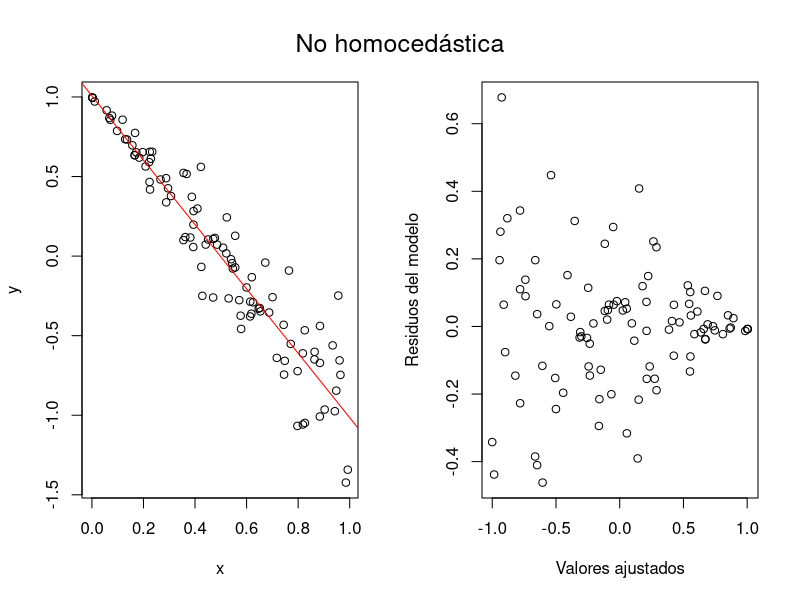
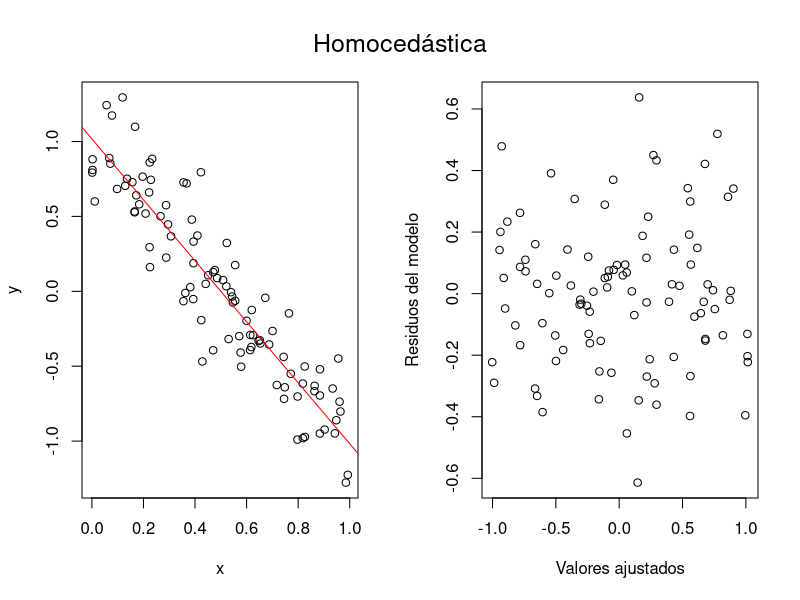
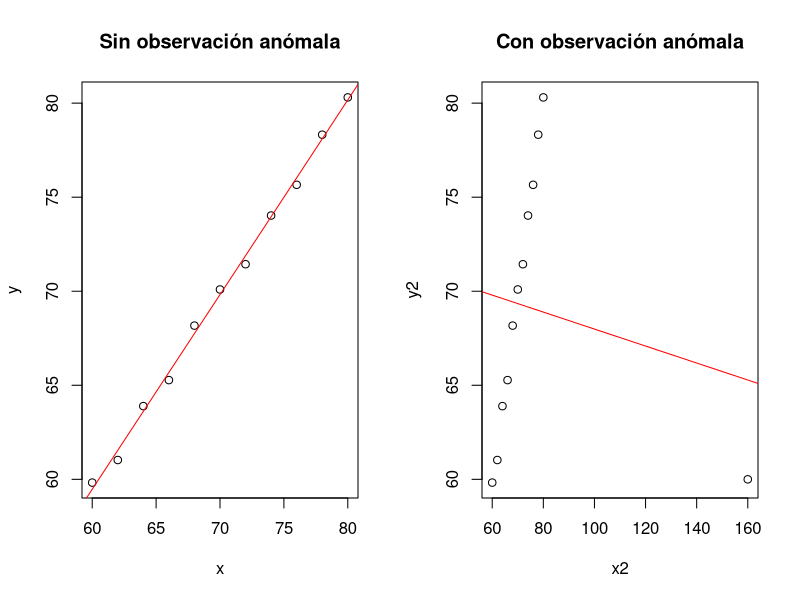
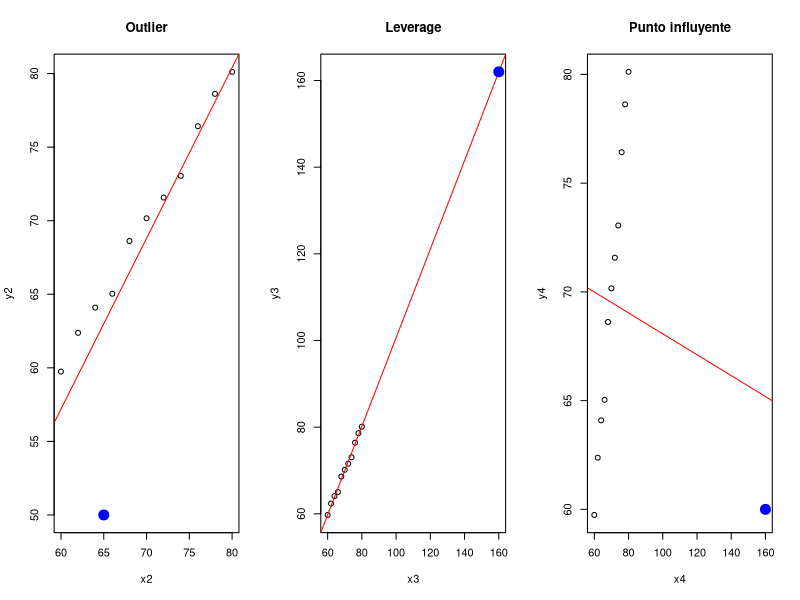

The R source for these figures, in order:
## ---- chunk 1
knitr::opts_chunk$set(echo = TRUE)
## ---- chunk 2
set.seed(2020)
x<-runif(100)
y=1-2*x+0.3*x*rnorm(100)
par(mfrow=c(1,2))
plot(x,y)
r=lm(y~x)
abline(r,col="red")
plot(r$res~r$fitted.values,xlab="Valores ajustados",ylab="Residuos del modelo")
mtext("No homocedástica",line=-2.8,outer=TRUE,cex=1.5)
## ---- chunk 3
set.seed(2020)
x<-runif(100)
y=1-2*x+0.2*rnorm(100)
par(mfrow=c(1,2))
plot(x,y)
r=lm(y~x)
abline(r,col="red")
plot(r$res~r$fitted.values,xlab="Valores ajustados",ylab="Residuos del modelo")
mtext("Homocedástica",line=-2.8,outer=TRUE,cex=1.5)
## ---- chunk 4
x=seq(from=60,to=80,by=2)
y=x+rnorm(length(x))*0.5
x2=c(x,160)
y2=c(y,60)
par(mfrow=c(1,2))
plot(x,y,main="Sin observación anómala")
abline(lm(y~x),col="red")
plot(x2,y2,main="Con observación anómala")
abline(lm(y2~x2),col="red")
## ---- chunk 5
x=seq(from=60,to=80,by=2)
y=x+rnorm(length(x))*0.5
x2=c(x,65)
y2=c(y,50)
x3=c(x,160)
y3=c(y,162)
x4=c(x,160)
y4=c(y,60)

par(mfrow=c(1,3))
plot(x2,y2,main="Outlier")
points(65,50,pch=19,col="blue",cex=2)
abline(lm(y2~x2),col="red")
plot(x3,y3,main="Leverage")
abline(lm(y3~x3),col="red")
points(160,162,pch=19,col="blue",cex=2)
plot(x4,y4,main="Punto influyente")
abline(lm(y4~x4),col="red")
points(160,60,pch=19,col="blue",cex=2)
